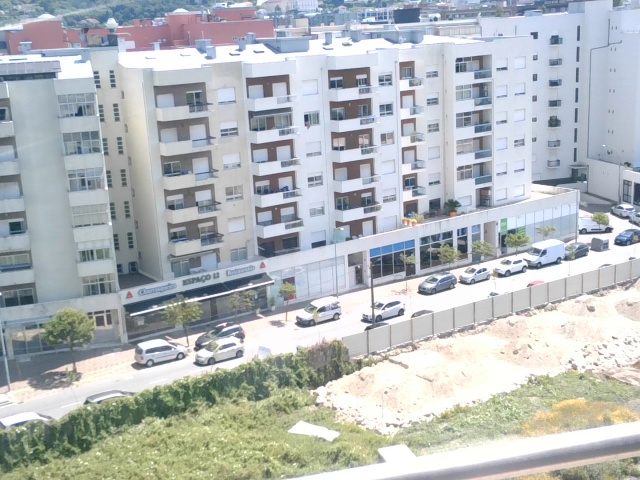
#> input picture car_recon/real_img.jpg, 640 x 480 px
$ jupyter execute preprocess_v2.ipynb   (shell and % lines are left out)
#> lines starting #> are read from the running program, lines starting #| are printed output that depends on the picture; after the words box and inside, x2 and y2 are one past the last pixel; in counts of white or black regions, pixels touching at a corner belong together
[cell 1]
from PIL import Image, ImageDraw
import numpy as np
import cv2
import matplotlib.pyplot as plt

[cell 2]
img = cv2.imread('real_img.jpg')
#> img is the input picture: shape (480, 640, 3); mean B, G, R 185.7, 184, 178.9
#img = Image.open('real_img.jpg').convert('RGB')
imgplot = plt.imshow(img)
plt.show()

[cell 3]
mask = np.ones(img.shape[:2], dtype="uint8")
cv2.fillPoly(mask, pts=[np.array([[0, 405], [640, 245], [640, 260], [0, 430]])], color=(0, 0, 0))
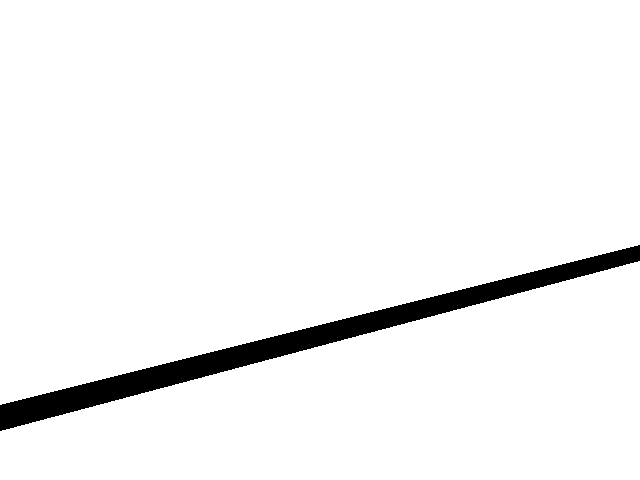
#> mask: shape (480, 640); values 0 (black) and 1 (white), 95.6% white; 1 black region, box (x1, y1, x2, y2) and area: (0, 245, 640, 431) 13440
cv2.fillPoly(mask, pts=[np.array([[570, 200], [640, 200], [640, 225], [570, 235]])], color=(0, 0, 0))
cv2.fillPoly(mask, pts=[np.array([[590, 230], [610, 230], [610, 260], [590, 260]])], color=(0, 0, 0))
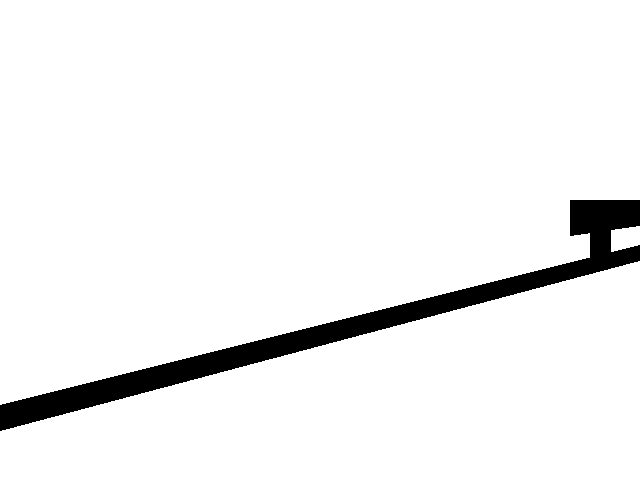
#> mask: shape (480, 640); values 0 (black) and 1 (white), 94.8% white; 1 black region, box (x1, y1, x2, y2) and area: (0, 200, 640, 431) 16097
cv2.imshow("Rectangular Mask", mask)
# apply our mask -- notice how only the person in the image is
# cropped out
masked = cv2.bitwise_and(img, img, mask=mask)
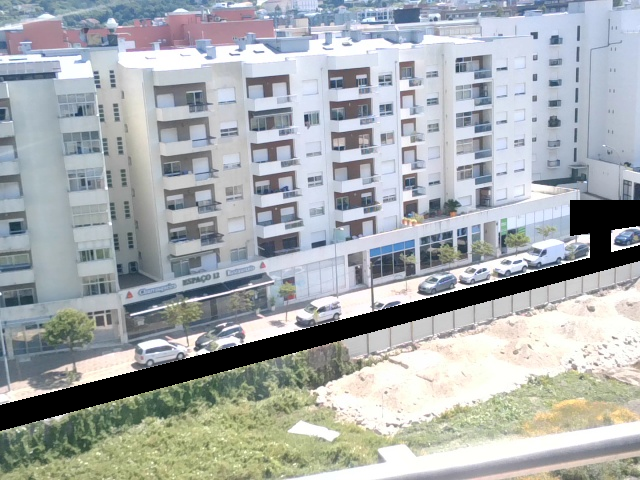
#> masked: shape (480, 640, 3); mean B, G, R 174.1, 172.5, 167.4
imgplot = plt.imshow(masked)
plt.show()

[cell 4]
img = cv2.imread('real_img_3.jpg')
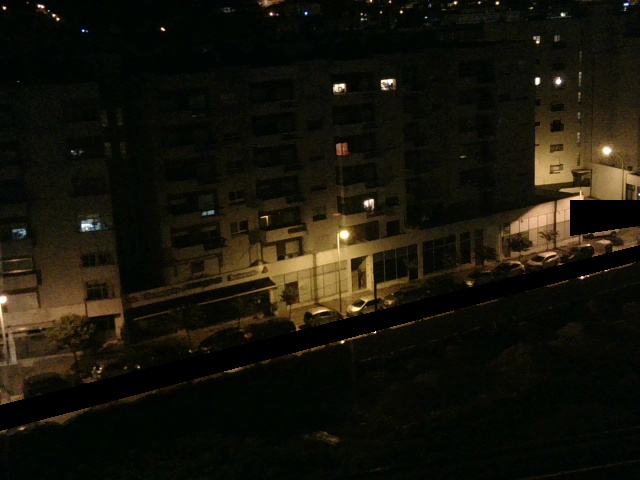
#> input picture car_recon/real_img_3.jpg, 640 x 480 px
#> img is the input picture: shape (480, 640, 3); mean B, G, R 10.3, 20.3, 22.6
#img = Image.open('real_img.jpg').convert('RGB')
imgplot = plt.imshow(cv2.cvtColor(img, cv2.COLOR_BGR2RGB))
plt.show()

[cell 5]
def adjust_gamma(image, gamma=1.0):
	# build a lookup table mapping the pixel values [0, 255] to
	# their adjusted gamma values
#> called with gamma = 4.32
	invGamma = 1.0 / gamma
	table = np.array([((i / 255.0) ** invGamma) * 255
		for i in np.arange(0, 256)]).astype("uint8")
	# apply gamma correction using the lookup table
	return cv2.LUT(image, table)
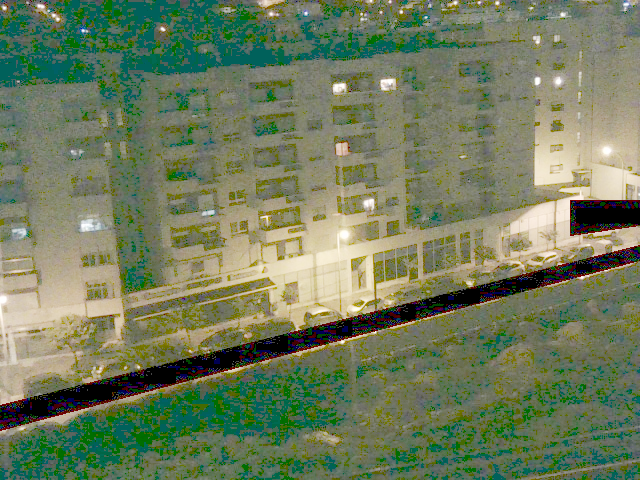
#> returned value: shape (480, 640, 3); mean of channels 0, 1, 2 93.3, 123.9, 111.3; drawn as B, G, R

g_img = adjust_gamma(img,4.316)

[cell 6]
imgplot = plt.imshow(cv2.cvtColor(g_img, cv2.COLOR_BGR2RGB))
plt.show()

[cell 7]
def apply_brightness_contrast(input_img, brightness = 0, contrast = 0):

#> called with brightness = 2, contrast = 5
    if brightness != 0:
        if brightness > 0:
            shadow = brightness
            highlight = 255
        else:
            shadow = 0
            highlight = 255 + brightness
        alpha_b = (highlight - shadow)/255
        gamma_b = shadow

        buf = cv2.addWeighted(input_img, alpha_b, input_img, 0, gamma_b)
    else:
        buf = input_img.copy()

    if contrast != 0:
        f = 131*(contrast + 127)/(127*(131-contrast))
        alpha_c = f
        gamma_c = 127*(1-f)

        buf = cv2.addWeighted(buf, alpha_c, buf, 0, gamma_c)

    return buf

# The function addWeighted calculates
# the weighted sum of two arrays
cal = apply_brightness_contrast(g_img, 2, 5)

[cell 8]
imgplot = plt.imshow(cv2.cvtColor(cal, cv2.COLOR_BGR2RGB))
plt.show()

[cell 9]
cv2.imwrite('out.jpg', g_img)
#> Out = True
